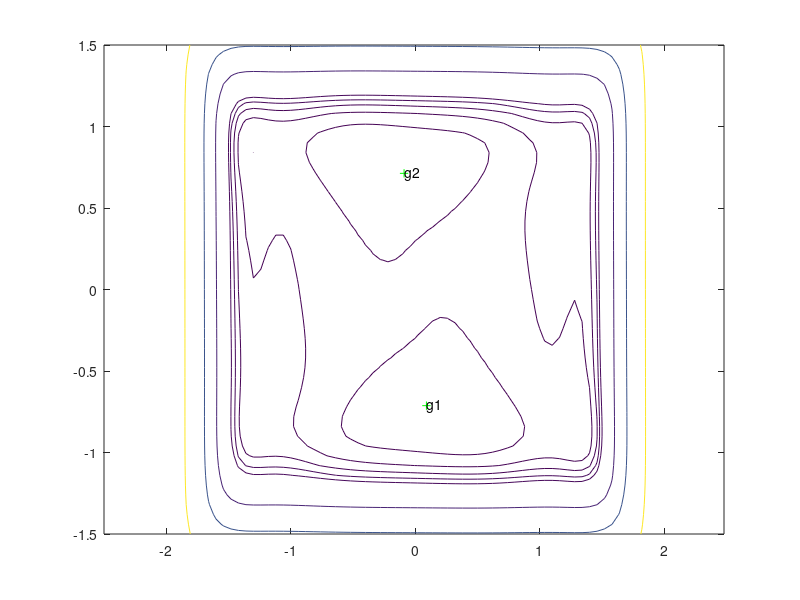

This figure's MATLAB source:
function cont1()
% cont1()
% Contours of the Six Hump Camel Back Function
% in the parameter space by optimization without
% not-strict restriction
%
% See also: OFUN1.M

% All Rights Reserved, 
% Revision 3.0, Oct. 1996
% Evolution Strategy Toolbox 1993-96
% To Thanh Binh University of Magdeburg Germany



hold off
xx = [-2.5:0.06:2.5]';
yy = [-1.5:0.06:1.5]';
[x1,y1]=meshgrid(xx',yy');
meshd =4*(x1.*x1).^2-2.1*(x1.*x1).^4+((x1.*x1).^6)/3+x1.*y1-4*(y1.*y1).^2+...
       4*(y1.*y1).^4+1.0316 ;
conts=1:2:10;
conts = [conts,30,80,300];
contour(xx,yy,meshd,conts)
hold on
plot(-1.25,.8,'wo');plot(1.25,-.8,'wo');plot(-1.1,-.7,'wo');plot(1.1,.7,'wo');
plot(-1.05,-.1,'wo');plot(1.05,.1,'wo');
plot(.0898,-.7126,'g+',-.0898,.7126,'g+')
text(.0898,-.7126 ,'g1');text(-.0898,.7126 ,'g2');

